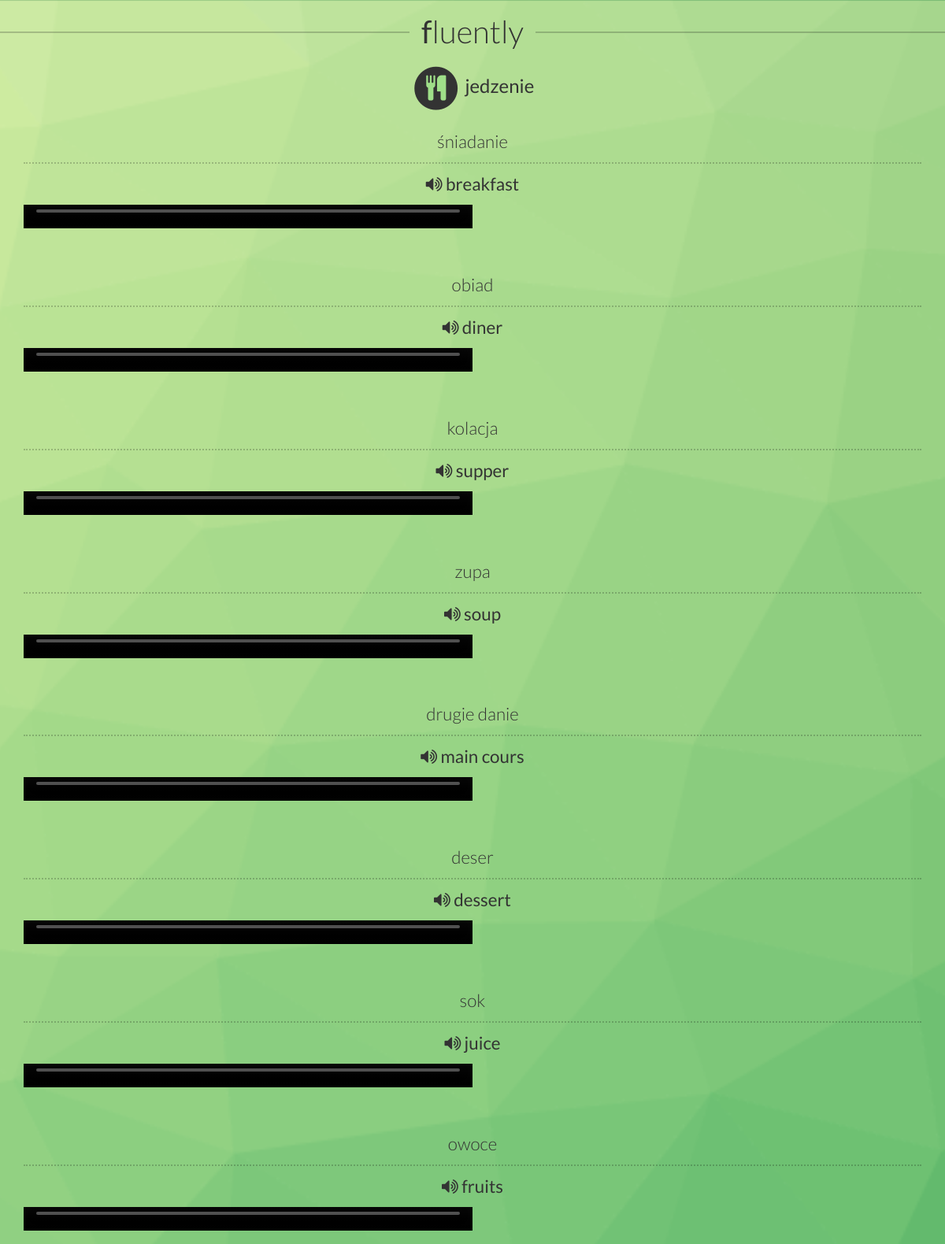
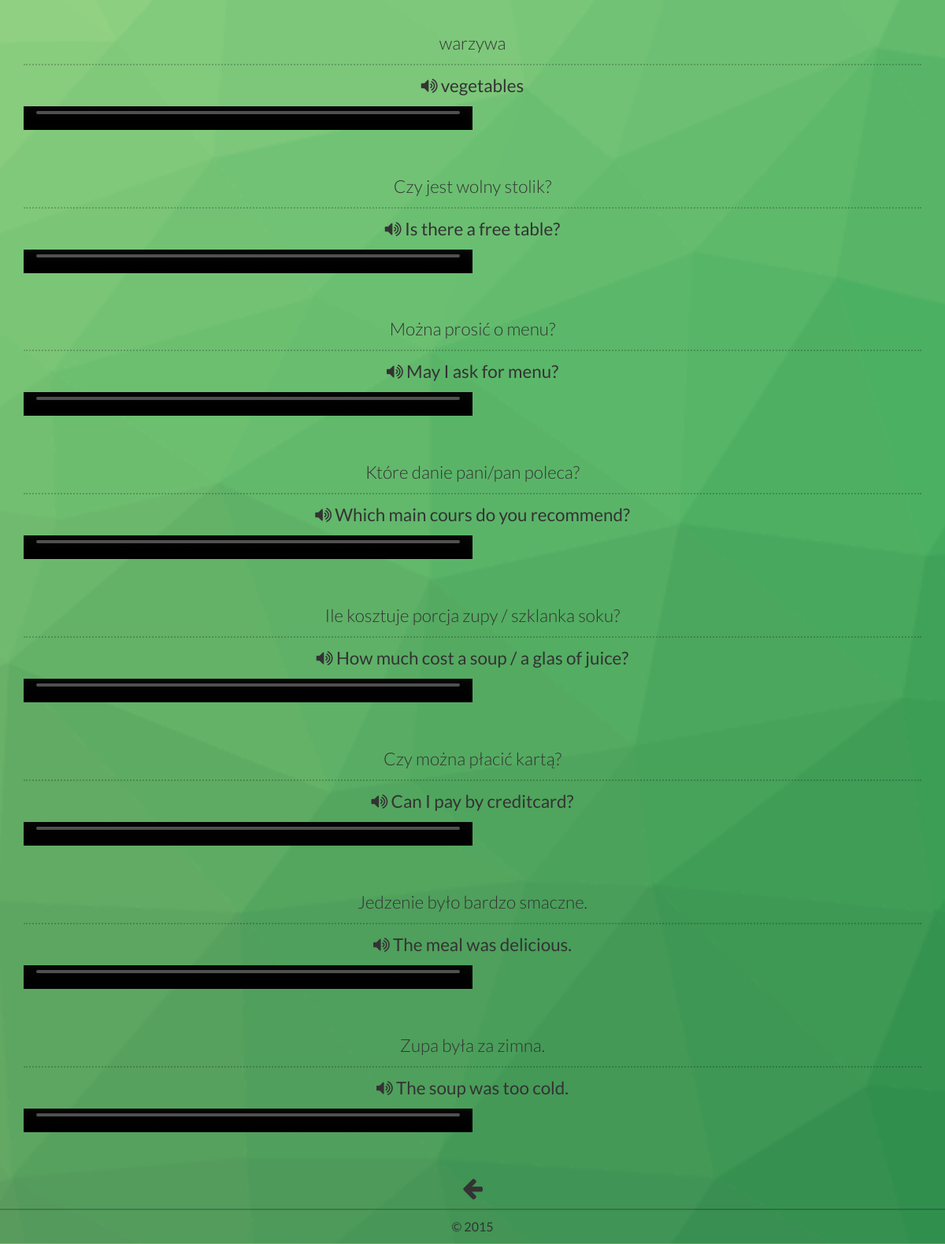
Page /jedzenie on the committed database (2 pictures, top to bottom).
### tables this page shows
CREATE TABLE phrases (
  id INTEGER PRIMARY KEY autoincrement,
  priority INTEGER,
  english VARCHAR(255),
  polish VARCHAR(255),
  category VARCHAR(255) NOT NULL
);

### fluently.py (the view)
@app.route('/jedzenie')
def jedzenie():
    cur = get_db().execute('SELECT * FROM phrases WHERE category LIKE "%jedzenie%" ORDER BY priority DESC')
    names = list(map(lambda x: x[0], cur.description))
    print(names)
    phrases = []
    voices = []
    for phrase in cur:
        phrases.append(phrase)
        voices.append(voice('en-gb', phrase[2]))
    print(phrases)
    return render_template('phrasebook-template.html', data = zip(phrases, voices), category = 'jedzenie', image = 'fa-cutlery')

### fluently.py (called while the page is built)
def connect_db():
    return sqlite3.connect(app.config['DATABASE'])

@app.before_request
def before_request():
    g.db = connect_db()

@app.teardown_request
def teardown_request(exception):
    db = getattr(g, 'db', None)
    if db is not None:
        db.close()

def get_db():
    db = getattr(g, '_database', None)
    if db is None:
        db = g._database = connect_db()
    return db

def voice(lang, text):
    div = '<video controls="" name="media" style="width: 50%; height: 30px"><source src="http://api.voicerss.org/?key=4d696d0c72a74f5594411d4977c70287&src=' + text + "&amp;hl=" + lang + "&amp;f=48khz_16bit_stereo" + '" type="audio/mpeg"></video>'
    print(div)
    return div

### templates/phrasebook-template.html (shortened to what this page needs)
<!doctype html>
<html>
<head>
	<link rel="stylesheet" href="https://maxcdn.bootstrapcdn.com/font-awesome/4.4.0/css/font-awesome.min.css">
	<link rel="stylesheet" href="../static/bootstrap.min.css">
	<link rel="stylesheet" href="../static/main.css">
</head>
<body>
	<header>
		<h1><span><b>f</b>luently</span></h1>
		<h2>
			<span class="fa-stack fa-lg">
				<i class="fa fa-circle fa-stack-2x"></i>
				<i class="fa {{ image }} fa-stack-1x fa-inverse"></i>
			</span>
			{{ category }}
		</h2>
	</header>
	<div class="container">
		<div class="row phrasebook">
			{% for phrase, voice in data%}
			<div class="col-xs-12 item">
				<p class="native">{{ phrase[3] }}</p>
				<p class="foreign"><a href="#"><i class="fa fa-volume-up"></i> {{ phrase[2] }}</a></p>
				{{ voice|safe }}
			</div>
			{% endfor %}
		</div>
	</div>
	<nav class="back">
		<a href="/categories"><i class="fa fa-arrow-left"></i></a>
	</nav>
	<footer>
		<small>&copy; 2015</small>
	</footer>
</body>
</html>

### static/main.css (style rules this page uses)
html, body { width: 100%; min-height: 100%; font-size: 16px; font-family: "Lato", sans-serif; padding-top: 20px; overflow-x: hidden; }
body { background: center center/cover url("pattern.png"); padding-top: 20px; }
.fa-stack-1x { color: #9fdf89; }
a, a:link, a:visited { color: #333; text-decoration: none; }
h1 { margin: 0 0 20px; text-align: center; font-size: 2.5rem; font-weight: 300; }
h1 b { font-weight: 400; }
h1 { line-height: 0; text-align: center; }
h1 span { display: inline-block; position: relative; }
h1 span:before, h1 span:after { content: ""; position: absolute; height: 5px; border-top: 2px solid rgba(0, 0, 0, 0.2); top: 0; width: 1200px; }
h1 span:before { right: 100%; margin-right: 15px; }
h1 span:after { left: 100%; margin-left: 15px; }
h2 { text-align: center; font-size: 1.5rem; margin: 40px 0 20px; }
.back { display: block; text-align: center; margin-bottom: 10px; }
.back i { font-size: 30px; }
body > footer { border-top: 2px solid rgba(0, 0, 0, 0.2); text-align: center; padding: 10px 0; display: block; width: 100%; }
body > footer small { font-size: 1rem; margin: 0; padding: 0; }
.phrasebook p { font-size: 1.4rem; text-align: center; }
.phrasebook .native { font-weight: 300; border-bottom: 2px dotted rgba(0, 0, 0, 0.2); padding-bottom: 10px; }
.phrasebook .foreign { font-weight: 400; }
.phrasebook .item + .item { margin-top: 50px; }
.phrasebook > div:last-child { padding-bottom: 50px; }

### rows in the picture
phrases: polish "śniadanie", english "breakfast"
phrases: polish "obiad", english "diner"
phrases: polish "kolacja", english "supper"
phrases: polish "zupa", english "soup"
phrases: polish "drugie danie", english "main cours"
phrases: polish "deser", english "dessert"
phrases: polish "sok", english "juice"
phrases: polish "owoce", english "fruits"
phrases: polish "warzywa", english "vegetables"
phrases: polish "Czy jest wolny stolik?", english "Is there a free table?"
phrases: polish "Można prosić o menu?", english "May I ask for menu?"
phrases: polish "Które danie pani/pan poleca?", english "Which main cours do you recommend?"
phrases: polish "Ile kosztuje porcja zupy / szklanka soku?", english "How much cost a soup / a glas of juice?"
phrases: polish "Czy można płacić kartą?", english "Can I pay by creditcard?"
phrases: polish "Jedzenie było bardzo smaczne.", english "The meal was delicious."
phrases: polish "Zupa była za zimna.", english "The soup was too cold."

### other values in the picture
{{ category }} "jedzenie"
